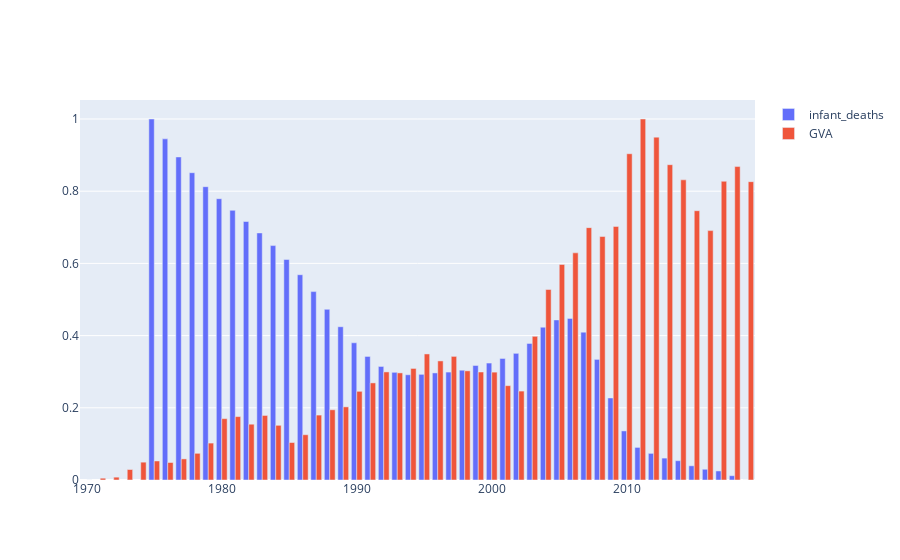

Here is the notebook cell this chart was saved with:
### Code cell
fig = go.Figure()
fig.add_trace(go.Bar(x = infant_deaths['Year'], y = infant_deaths['norm'], name= 'infant_deaths', hovertemplate="Deaths: %{y}<extra></extra>"))
fig.add_trace(go.Bar(x = gva['Year'], y = gva['norm'], name= 'GVA'))
